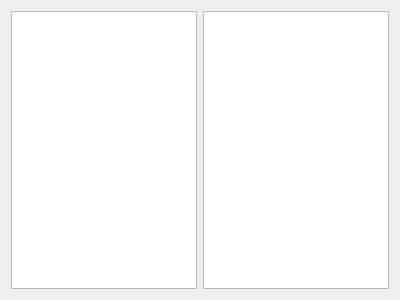
<?xml version="1.0" encoding="UTF-8"?>
<ui version="4.0">
 <class>BlockLibrary</class>
 <widget class="QDialog" name="BlockLibrary">
  <property name="geometry">
   <rect>
    <x>0</x>
    <y>0</y>
    <width>400</width>
    <height>300</height>
   </rect>
  </property>
  <property name="windowTitle">
   <string>Library Blocks</string>
  </property>
  <layout class="QHBoxLayout" name="horizontalLayout">
   <item>
    <widget class="QListWidget" name="listLibraries">
     <property name="selectionMode">
      <enum>QAbstractItemView::MultiSelection</enum>
     </property>
    </widget>
   </item>
   <item>
    <widget class="QListWidget" name="listBlocks"/>
   </item>
  </layout>
 </widget>
 <resources/>
 <connections/>
</ui>
